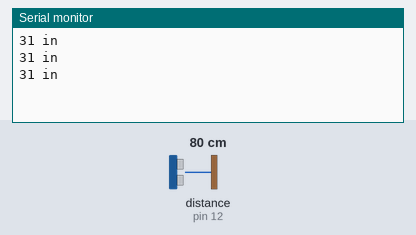
Recording of a sketch running on a simulated Arduino Uno, built with avr-gcc and run on an emulated ATmega328P. Shown: the last lines printed to the serial monitor. Wiring (inferred from the names in the program): ultrasonic range finder: trigger pin 13; echo pin 12. Inputs (shaded band) come from the test bench; at power-on: distance to the obstacle (sensor on pin 12) 80 cm. The echo pulse lasts 58.3 µs per cm.

Above: at 1.3 s.
1.4 s: distance to the obstacle (sensor on pin 12) set to 2 cm
At 1.9 s:
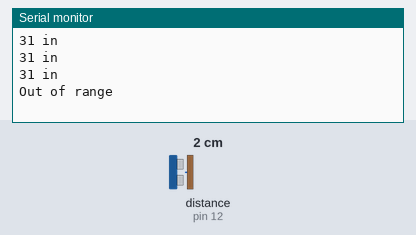
3.5 s: distance to the obstacle (sensor on pin 12) set to 4 cm
At 3.9 s:
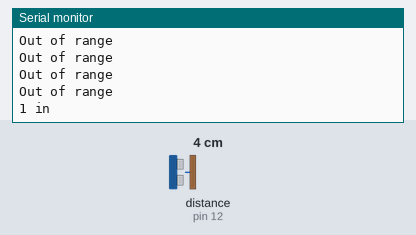

Measured:
- after the input at 1.4 s, the serial monitor: prints a new line after 0.12 s (image 1)
- after the input at 3.5 s, the serial monitor: prints a new line at once (image 2)

The sketch:

DistanceSensor1.ino
```cpp
/*
 This is claimed to go up to 70 mm. He changed the 1ms output delay to 10 micro-seconds

 HC-SR04 Ping distance sensor]
 VCC to arduino 5v GND to arduino GND
 Echo to Arduino pin 13 Trig to Arduino pin 12
 More info at: http://goo.gl/kJ8Gl
 */

#define trigPin 13
#define echoPin 12

void setup() {
  Serial.begin (9600);
  pinMode(trigPin, OUTPUT);
  pinMode(echoPin, INPUT);
}

void loop() {
  long duration, distance;
  digitalWrite(trigPin, LOW);  // Added this line
  delayMicroseconds(2); // Added this line

  digitalWrite(trigPin, HIGH);
//  delayMicroseconds(1000); - Removed this line
  delayMicroseconds(10); // Added this line
  digitalWrite(trigPin, LOW);
  duration = pulseIn(echoPin, HIGH);
  distance = (duration/2.0) / 29.1 / 2.54;
  if (distance >= 200 || distance <= 0){
    Serial.println("Out of range");
  }
  else {
    Serial.print(distance);
    Serial.println(" in");
    //Serial.println(" cm");
  }
  delay(500);
}
```
